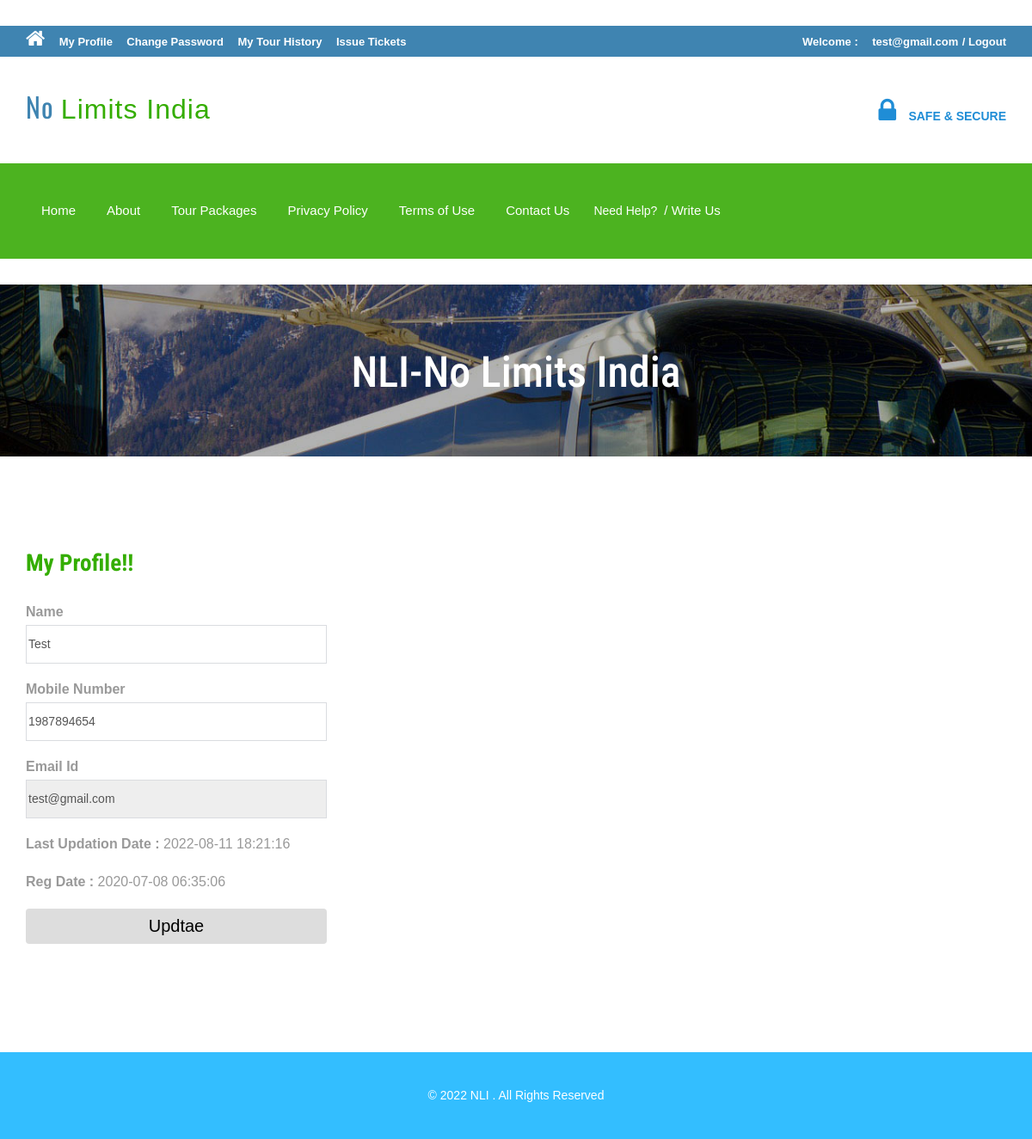
/profile.php (signed in), run on the app's committed database.
### tables this page shows
CREATE TABLE `tblusers` (
  `id` int(11) NOT NULL,
  `FullName` varchar(100) DEFAULT NULL,
  `MobileNumber` char(10) DEFAULT NULL,
  `EmailId` varchar(70) DEFAULT NULL,
  `Password` varchar(100) DEFAULT NULL,
  `RegDate` timestamp NULL DEFAULT current_timestamp(),
  `UpdationDate` timestamp NULL DEFAULT NULL ON UPDATE current_timestamp()
);

### profile.php (the view, shortened to what this page needs)
<?php
include('includes/config.php');
if (strlen($_SESSION['login']) == 0) {
	header('location:index.php');
} else {
?>
	<!DOCTYPE HTML>
	<html>
	<head>
		<link href="css/bootstrap.css" rel='stylesheet' type='text/css' />
		<link href="css/style.css" rel='stylesheet' type='text/css' />
		<link href="css/font-awesome.css" rel="stylesheet">
		<link href="css/animate.css" rel="stylesheet" type="text/css" media="all">
	</head>
	<body>
		<div class="top-header">
			<?php include('includes/header.php'); ?>
			<div class="banner-1 ">
				<div class="container">
					<h1 class="wow zoomIn animated animated" data-wow-delay=".5s" style="visibility: visible; animation-delay: 0.5s; animation-name: zoomIn;">NLI-No Limits India</h1>
				</div>
			</div>
			<div class="privacy">
				<div class="container">
					<h3 class="wow fadeInDown animated animated" data-wow-delay=".5s" style="visibility: visible; animation-delay: 0.5s; animation-name: fadeInDown;">My Profile!!</h3>
					<form name="chngpwd" method="post">
						<?php
						$useremail = $_SESSION['login'];
						$sql = "SELECT * from tblusers where EmailId=:useremail";
						$query = $dbh->prepare($sql);
						$query->bindParam(':useremail', $useremail, PDO::PARAM_STR);
						$query->execute();
						$results = $query->fetchAll(PDO::FETCH_OBJ);
						if ($query->rowCount() > 0) {
							foreach ($results as $result) {	?>
								<p style="width: 350px;">
									<b>Name</b> <input type="text" name="name" value="<?php echo htmlentities($result->FullName); ?>" class="form-control" id="name" required="">
								</p>
								<p style="width: 350px;">
									<b>Mobile Number</b>
									<input type="text" class="form-control" name="mobileno" maxlength="10" value="<?php echo htmlentities($result->MobileNumber); ?>" id="mobileno" required="">
								</p>
								<p style="width: 350px;">
									<b>Email Id</b>
									<input type="email" class="form-control" name="email" value="<?php echo htmlentities($result->EmailId); ?>" id="email" readonly>
								</p>
								<p style="width: 350px;">
									<b>Last Updation Date : </b>
									<?php echo htmlentities($result->UpdationDate); ?>
								</p>
								<p style="width: 350px;">
									<b>Reg Date :</b>
									<?php echo htmlentities($result->RegDate); ?>
								</p>
						<?php }
						} ?>
						<p style="width: 350px;">
							<button type="submit" name="submit6" class="btn-primary btn">Updtae</button>
						</p>
					</form>
				</div>
			</div>
			<?php include('includes/footer.php'); ?>
	</body>
	</html>
<?php } ?>

### css/style.css (style rules this page uses)
html, body { font-size: 100%; background: #fff; font-family: 'Open Sans', sans-serif; }
h1,h2,h3,h4,h5,h6 { margin:0; font-family: 'Roboto Condensed', sans-serif; }
p { margin:0; }
.top-header { background-color: #3F84B1; border-bottom: 0 none; height: 36px; line-height: 35px; }
.banner-1 { background: url(../images/3.jpg)no-repeat; background-size: cover; -webkit-background-size: cover; -o-background-size: cover; -ms-background-size: cover; -moz-background-size: cover; min-height:200px; }
.banner-1 h1 { font-size: 50px; margin-bottom: 40px; padding: 1.5em 0 0; text-align: center; color: #ffffff; }
.privacy h3 { color: #34AD00; font-size: 1.7em; font-weight: 700; margin-bottom: 1em; }
.privacy { padding: 5em 0; }
.privacy p { font-size: 1em; line-height: 1.8em; color: #999; margin: 1em 0; }
* { margin: 0; padding: 0; box-sizing: border-box; font-family: 'Poppins', sans-serif }
.container { margin: 30px auto; }
body { background: #eee }
.btn.btn-primary { background-color: #ddd; color: black; box-shadow: none; border: none; font-size: 20px; width: 100%; height: 100%; }
.form-control { width: 100%; height: 45px; font-size: 14px; border: 1px solid #DADCE0; border-radius: 0; outline: none; padding: 2px; background: none; z-index: 1; box-shadow: none; }

### data on the page
tblusers: name "Test", mobileno "1987894654", email "test@gmail.com", UpdationDate "2022-08-11 18:21:16", RegDate "2020-07-08 06:35:06"

### other printed values
$_SESSION['login'] "test@gmail.com"
